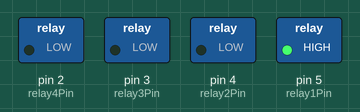
Bench run of a program on a simulated Arduino Uno, built with avr-gcc and run on an emulated ATmega328P. On the bench: switched loads named in the program (green lamp = pin HIGH).

Above: at 1.5 s.
At 3.5 s:
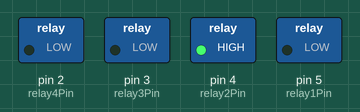
At 5.5 s:
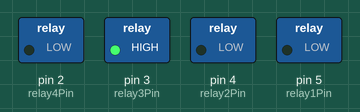
At 7.5 s:
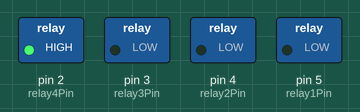
At 10.5 s:
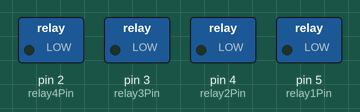
Timing chart, 0 to 11.4 s (numbered marks = the images above):
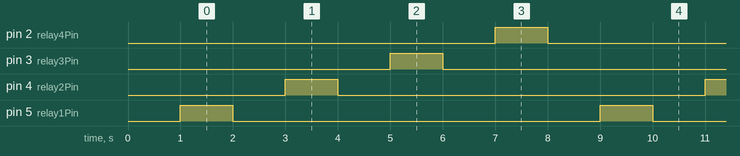

The program:

main.cpp
```cpp
#include <Arduino.h>
const int relay1Pin = 5;
const int relay2Pin = 4;
const int relay3Pin = 3;
const int relay4Pin = 2;

void setup()
{
  pinMode(relay1Pin, OUTPUT);
  pinMode(relay2Pin, OUTPUT);
  pinMode(relay3Pin, OUTPUT);
  pinMode(relay4Pin, OUTPUT);

  delay(1000);
}

void loop()
{
  digitalWrite(relay1Pin,HIGH);
  delay(1000);
  digitalWrite(relay1Pin,LOW);
  delay(1000);

  digitalWrite(relay2Pin,HIGH);
  delay(1000);
  digitalWrite(relay2Pin,LOW);
  delay(1000);

  digitalWrite(relay3Pin,HIGH);
  delay(1000);
  digitalWrite(relay3Pin,LOW);
  delay(1000);

  digitalWrite(relay4Pin,HIGH);
  delay(1000);
  digitalWrite(relay4Pin,LOW);
  delay(1000);
}
```

Measured:
- by itself, pin 2 (relay4Pin), pin 3 (relay3Pin), pin 4 (relay2Pin), pin 5 (relay1Pin): alternates HIGH for 1.0 s and LOW for 7.0 s
- by itself, everything shown: repeats every 8.0 s, in 8 steps
